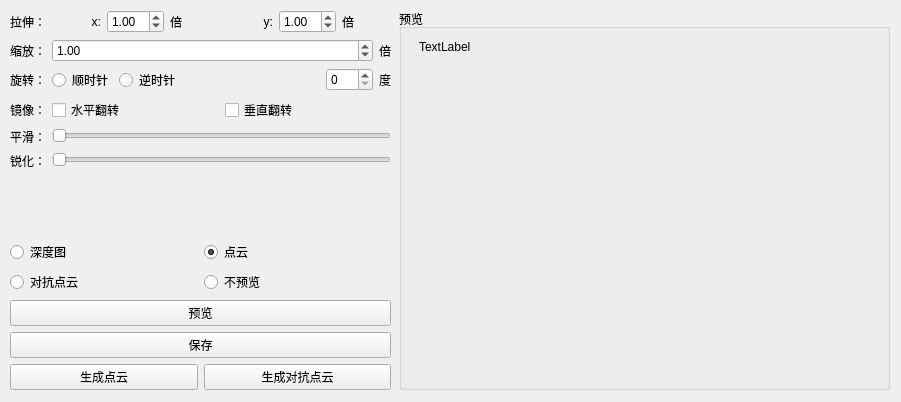
<?xml version="1.0" encoding="UTF-8"?>
<ui version="4.0">
 <class>Form</class>
 <widget class="QWidget" name="Form">
  <property name="geometry">
   <rect>
    <x>0</x>
    <y>0</y>
    <width>901</width>
    <height>402</height>
   </rect>
  </property>
  <property name="windowTitle">
   <string>Form</string>
  </property>
  <widget class="QWidget" name="verticalLayoutWidget">
   <property name="geometry">
    <rect>
     <x>10</x>
     <y>10</y>
     <width>381</width>
     <height>380</height>
    </rect>
   </property>
   <layout class="QVBoxLayout" name="verticalLayout">
    <item>
     <layout class="QFormLayout" name="formLayout">
      <item row="0" column="0">
       <widget class="QLabel" name="label">
        <property name="text">
         <string>拉伸：</string>
        </property>
       </widget>
      </item>
      <item row="0" column="1">
       <layout class="QHBoxLayout" name="horizontalLayout">
        <item>
         <widget class="QLabel" name="label_8">
          <property name="toolTip">
           <string notr="true"/>
          </property>
          <property name="layoutDirection">
           <enum>Qt::RightToLeft</enum>
          </property>
          <property name="text">
           <string>x:</string>
          </property>
          <property name="alignment">
           <set>Qt::AlignRight|Qt::AlignTrailing|Qt::AlignVCenter</set>
          </property>
         </widget>
        </item>
        <item>
         <widget class="QDoubleSpinBox" name="doubleSpinBox_2">
          <property name="value">
           <double>1.000000000000000</double>
          </property>
         </widget>
        </item>
        <item>
         <widget class="QLabel" name="label_9">
          <property name="text">
           <string>倍</string>
          </property>
         </widget>
        </item>
        <item>
         <widget class="QLabel" name="label_7">
          <property name="text">
           <string>y:</string>
          </property>
          <property name="alignment">
           <set>Qt::AlignRight|Qt::AlignTrailing|Qt::AlignVCenter</set>
          </property>
         </widget>
        </item>
        <item>
         <widget class="QDoubleSpinBox" name="doubleSpinBox">
          <property name="value">
           <double>1.000000000000000</double>
          </property>
         </widget>
        </item>
        <item>
         <widget class="QLabel" name="label_10">
          <property name="text">
           <string>倍</string>
          </property>
         </widget>
        </item>
       </layout>
      </item>
      <item row="1" column="0">
       <widget class="QLabel" name="label_2">
        <property name="text">
         <string>缩放：</string>
        </property>
       </widget>
      </item>
      <item row="1" column="1">
       <layout class="QHBoxLayout" name="horizontalLayout_2">
        <item>
         <widget class="QDoubleSpinBox" name="doubleSpinBox_3">
          <property name="sizePolicy">
           <sizepolicy hsizetype="Preferred" vsizetype="Fixed">
            <horstretch>2</horstretch>
            <verstretch>0</verstretch>
           </sizepolicy>
          </property>
          <property name="value">
           <double>1.000000000000000</double>
          </property>
         </widget>
        </item>
        <item>
         <widget class="QLabel" name="label_11">
          <property name="text">
           <string>倍</string>
          </property>
         </widget>
        </item>
       </layout>
      </item>
      <item row="2" column="0">
       <widget class="QLabel" name="label_3">
        <property name="text">
         <string>旋转：</string>
        </property>
       </widget>
      </item>
      <item row="2" column="1">
       <layout class="QHBoxLayout" name="horizontalLayout_3">
        <item>
         <widget class="QRadioButton" name="radioButton_2">
          <property name="text">
           <string>顺时针</string>
          </property>
          <property name="checked">
           <bool>true</bool>
          </property>
         </widget>
        </item>
        <item>
         <widget class="QRadioButton" name="radioButton">
          <property name="text">
           <string>逆时针</string>
          </property>
         </widget>
        </item>
        <item>
         <spacer name="horizontalSpacer">
          <property name="orientation">
           <enum>Qt::Horizontal</enum>
          </property>
          <property name="sizeHint" stdset="0">
           <size>
            <width>40</width>
            <height>20</height>
           </size>
          </property>
         </spacer>
        </item>
        <item>
         <widget class="QSpinBox" name="spinBox">
          <property name="maximum">
           <number>180</number>
          </property>
         </widget>
        </item>
        <item>
         <widget class="QLabel" name="label_12">
          <property name="text">
           <string>度</string>
          </property>
         </widget>
        </item>
       </layout>
      </item>
      <item row="3" column="0">
       <widget class="QLabel" name="label_5">
        <property name="text">
         <string>镜像：</string>
        </property>
       </widget>
      </item>
      <item row="3" column="1">
       <layout class="QHBoxLayout" name="horizontalLayout_4">
        <item>
         <widget class="QCheckBox" name="checkBox">
          <property name="text">
           <string>水平翻转</string>
          </property>
         </widget>
        </item>
        <item>
         <widget class="QCheckBox" name="checkBox_2">
          <property name="text">
           <string>垂直翻转</string>
          </property>
         </widget>
        </item>
       </layout>
      </item>
      <item row="4" column="0">
       <widget class="QLabel" name="label_6">
        <property name="text">
         <string>平滑：</string>
        </property>
       </widget>
      </item>
      <item row="4" column="1">
       <widget class="QSlider" name="horizontalSlider">
        <property name="orientation">
         <enum>Qt::Horizontal</enum>
        </property>
       </widget>
      </item>
      <item row="5" column="0">
       <widget class="QLabel" name="label_4">
        <property name="text">
         <string>锐化：</string>
        </property>
       </widget>
      </item>
      <item row="5" column="1">
       <widget class="QSlider" name="horizontalSlider_2">
        <property name="orientation">
         <enum>Qt::Horizontal</enum>
        </property>
       </widget>
      </item>
     </layout>
    </item>
    <item>
     <spacer name="verticalSpacer">
      <property name="orientation">
       <enum>Qt::Vertical</enum>
      </property>
      <property name="sizeType">
       <enum>QSizePolicy::Fixed</enum>
      </property>
      <property name="sizeHint" stdset="0">
       <size>
        <width>20</width>
        <height>20</height>
       </size>
      </property>
     </spacer>
    </item>
    <item>
     <layout class="QGridLayout" name="gridLayout_3">
      <item row="4" column="0">
       <widget class="QPushButton" name="pushButton_2">
        <property name="text">
         <string>生成点云</string>
        </property>
       </widget>
      </item>
      <item row="4" column="1">
       <widget class="QPushButton" name="pushButton_3">
        <property name="text">
         <string>生成对抗点云</string>
        </property>
       </widget>
      </item>
      <item row="0" column="1">
       <widget class="QRadioButton" name="radioButton_5">
        <property name="text">
         <string>点云</string>
        </property>
        <property name="checked">
         <bool>true</bool>
        </property>
       </widget>
      </item>
      <item row="1" column="0">
       <widget class="QRadioButton" name="radioButton_4">
        <property name="text">
         <string>对抗点云</string>
        </property>
       </widget>
      </item>
      <item row="0" column="0">
       <widget class="QRadioButton" name="radioButton_3">
        <property name="text">
         <string>深度图</string>
        </property>
        <property name="checkable">
         <bool>true</bool>
        </property>
        <property name="checked">
         <bool>false</bool>
        </property>
       </widget>
      </item>
      <item row="2" column="0" colspan="2">
       <widget class="QPushButton" name="pushButton">
        <property name="text">
         <string>预览</string>
        </property>
       </widget>
      </item>
      <item row="1" column="1">
       <widget class="QRadioButton" name="radioButton_6">
        <property name="text">
         <string>不预览</string>
        </property>
        <property name="checkable">
         <bool>true</bool>
        </property>
        <property name="checked">
         <bool>false</bool>
        </property>
       </widget>
      </item>
      <item row="3" column="0" colspan="2">
       <widget class="QPushButton" name="pushButton_4">
        <property name="text">
         <string>保存</string>
        </property>
       </widget>
      </item>
     </layout>
    </item>
   </layout>
  </widget>
  <widget class="QGroupBox" name="groupBox">
   <property name="geometry">
    <rect>
     <x>399</x>
     <y>9</y>
     <width>491</width>
     <height>381</height>
    </rect>
   </property>
   <property name="title">
    <string>预览</string>
   </property>
   <widget class="QLabel" name="label_13">
    <property name="geometry">
     <rect>
      <x>20</x>
      <y>30</y>
      <width>72</width>
      <height>15</height>
     </rect>
    </property>
    <property name="text">
     <string>TextLabel</string>
    </property>
   </widget>
  </widget>
 </widget>
 <resources/>
 <connections/>
</ui>
